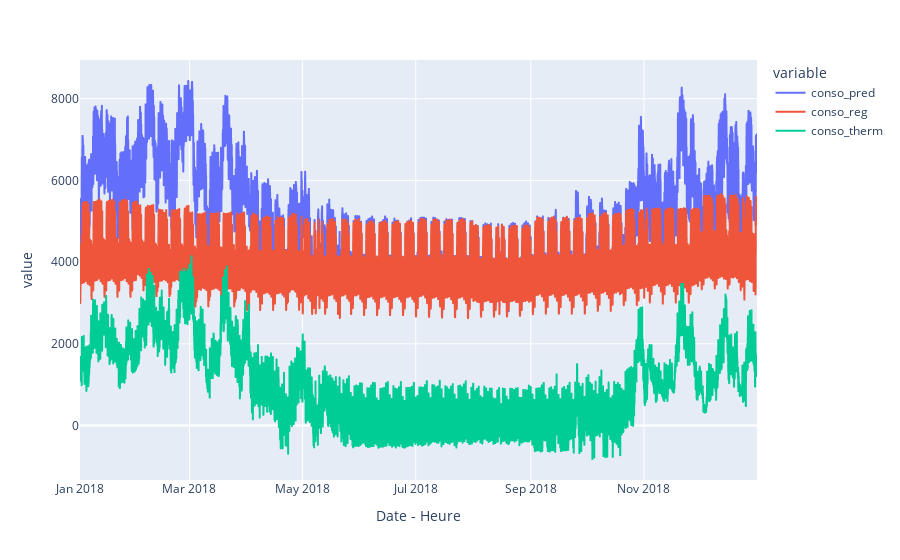

Notebook source saved alongside this figure:
### Code cell
px.line(X_2018[['conso_pred', 'conso_reg', 'conso_therm']])

### Figure 1 — Plotly figure (JSON) as saved in the notebook; plotly's stock layout.template omitted (floating-point values rounded to 4 significant figures; data arrays with more than 128 entries replaced by an {"elided": "..."} marker saying what was removed)
{"data": [{"hovertemplate": "variable=conso_pred<br>Date - Heure=%{x}<br>value=%{y}<extra></extra>", "legendgroup": "conso_pred", "line": {"color": "#636efa", "dash": "solid"}, "marker": {"symbol": "circle"}, "mode": "lines", "name": "conso_pred", "showlegend": true, "type": "scattergl", "x": {"elided": "8760 str values"}, "xaxis": "x", "y": {"elided": "8760 float values"}, "yaxis": "y"}, {"hovertemplate": "variable=conso_reg<br>Date - Heure=%{x}<br>value=%{y}<extra></extra>", "legendgroup": "conso_reg", "line": {"color": "#EF553B", "dash": "solid"}, "marker": {"symbol": "circle"}, "mode": "lines", "name": "conso_reg", "showlegend": true, "type": "scattergl", "x": {"elided": "8760 str values"}, "xaxis": "x", "y": {"elided": "8760 float values"}, "yaxis": "y"}, {"hovertemplate": "variable=conso_therm<br>Date - Heure=%{x}<br>value=%{y}<extra></extra>", "legendgroup": "conso_therm", "line": {"color": "#00cc96", "dash": "solid"}, "marker": {"symbol": "circle"}, "mode": "lines", "name": "conso_therm", "showlegend": true, "type": "scattergl", "x": {"elided": "8760 str values"}, "xaxis": "x", "y": {"elided": "8760 float values"}, "yaxis": "y"}], "layout": {"legend": {"title": {"text": "variable"}, "tracegroupgap": 0}, "margin": {"t": 60}, "xaxis": {"anchor": "y", "domain": [0, 1], "title": {"text": "Date - Heure"}}, "yaxis": {"anchor": "x", "domain": [0, 1], "title": {"text": "value"}}}}
